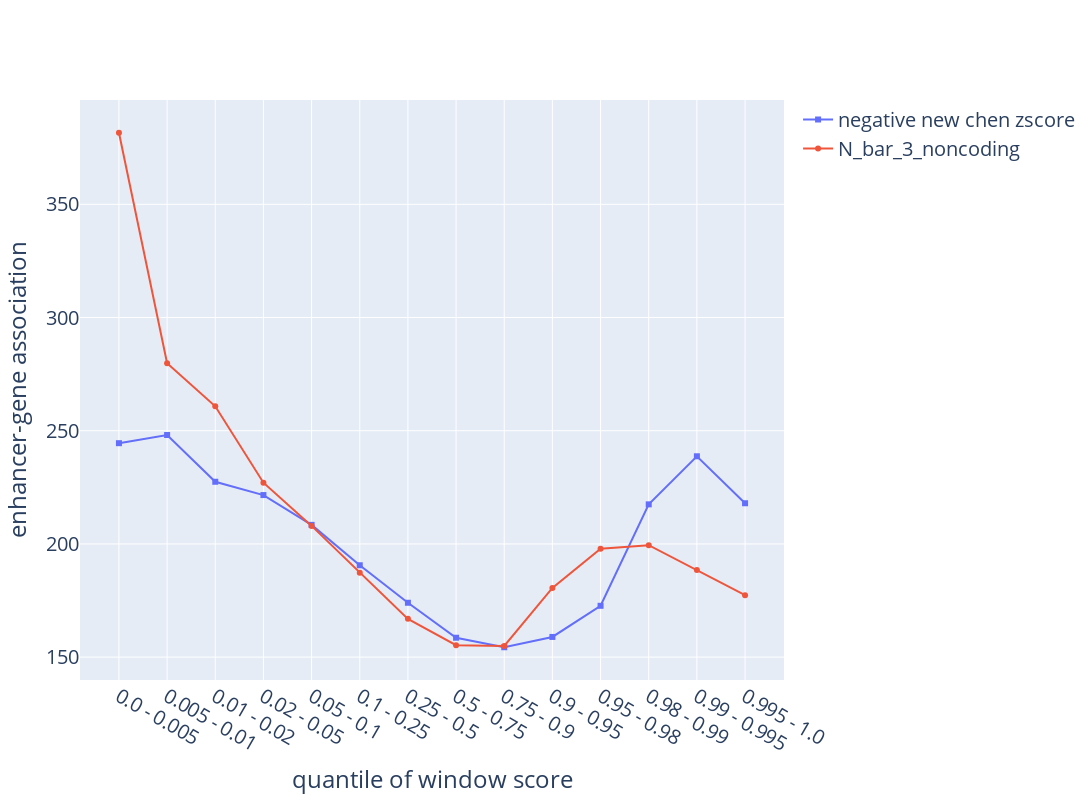

The cell this chart's notebook holds for it:
### Code cell
plot_enrichment(
    chen_mchale_zscores_features_noncoding, 
    y='optimal_enhancer_gene_association_score max', 
    ylabel='enhancer-gene association'
)

### Figure 1 — Plotly figure (JSON) as saved in the notebook; plotly's stock layout.template omitted (floating-point values rounded to 4 significant figures)
{"data": [{"hovertemplate": "%{text}", "marker": {"symbol": "square"}, "mode": "lines+markers", "name": "negative new chen zscore", "text": ["negative new chen zscore mean: -5.174585846252422<br>negative new chen zscore std: 0.7074479748078504<br>number of windows: 7643<br>", "negative new chen zscore mean: -4.2159381837204055<br>negative new chen zscore std: 0.1442776846318651<br>number of windows: 7643<br>", "negative new chen zscore mean: -3.706450278498741<br>negative new chen zscore std: 0.1468509830253984<br>number of windows: 15286<br>", "negative new chen zscore mean: -3.0740648734233416<br>negative new chen zscore std: 0.20136070414238103<br>number of windows: 45856<br>", "negative new chen zscore mean: -2.4468741780596304<br>negative new chen zscore std: 0.16790350084437314<br>number of windows: 76428<br>", "negative new chen zscore mean: -1.6533064005628921<br>negative new chen zscore std: 0.27297372778405693<br>number of windows: 229284<br>", "negative new chen zscore mean: -0.654120866594227<br>negative new chen zscore std: 0.3153419794405299<br>number of windows: 382140<br>", "negative new chen zscore mean: 0.4571635312665124<br>negative new chen zscore std: 0.34874262895842867<br>number of windows: 382140<br>", "negative new chen zscore mean: 1.6669695766784935<br>negative new chen zscore std: 0.3649746505047182<br>number of windows: 229284<br>", "negative new chen zscore mean: 2.8150003213822035<br>negative new chen zscore std: 0.27134325880610666<br>number of windows: 76428<br>", "negative new chen zscore mean: 3.9225172885701363<br>negative new chen zscore std: 0.39039098591063504<br>number of windows: 45856<br>", "negative new chen zscore mean: 5.245233101252732<br>negative new chen zscore std: 0.3274925226532812<br>number of windows: 15286<br>", "negative new chen zscore mean: 6.373835304727502<br>negative new chen zscore std: 0.30790407499766753<br>number of windows: 7643<br>", "negative new chen zscore mean: 8.040172108989584<br>negative new chen zscore std: 0.806648572134095<br>number of windows: 7643<br>"], "type": "scatter", "x": ["0.0 - 0.005", "0.005 - 0.01", "0.01 - 0.02", "0.02 - 0.05", "0.05 - 0.1", "0.1 - 0.25", "0.25 - 0.5", "0.5 - 0.75", "0.75 - 0.9", "0.9 - 0.95", "0.95 - 0.98", "0.98 - 0.99", "0.99 - 0.995", "0.995 - 1.0"], "y": [244.5, 248.1, 227.5, 221.6, 208.4, 190.6, 174.0, 158.6, 154.4, 158.9, 172.7, 217.5, 238.7, 218.0]}, {"hovertemplate": "%{text}", "marker": {"symbol": "circle"}, "mode": "lines+markers", "name": "N_bar_3_noncoding", "text": ["N_bar_3_noncoding mean: -4.8656137605161875<br>N_bar_3_noncoding std: 0.7481679737060338<br>number of windows: 7643<br>", "N_bar_3_noncoding mean: -4.066292024633301<br>N_bar_3_noncoding std: 0.10046122003190436<br>number of windows: 7643<br>", "N_bar_3_noncoding mean: -3.701777542423334<br>N_bar_3_noncoding std: 0.10734651089043447<br>number of windows: 15286<br>", "N_bar_3_noncoding mean: -3.215828021252798<br>N_bar_3_noncoding std: 0.1594808952651575<br>number of windows: 45856<br>", "N_bar_3_noncoding mean: -2.6901289358869085<br>N_bar_3_noncoding std: 0.14679645471963176<br>number of windows: 76428<br>", "N_bar_3_noncoding mean: -1.9678862730991906<br>N_bar_3_noncoding std: 0.25619594603999374<br>number of windows: 229284<br>", "N_bar_3_noncoding mean: -0.9906301373962754<br>N_bar_3_noncoding std: 0.3189196430058259<br>number of windows: 382140<br>", "N_bar_3_noncoding mean: 0.17252275247003737<br>N_bar_3_noncoding std: 0.37783177779912314<br>number of windows: 382140<br>", "N_bar_3_noncoding mean: 1.5608483313895878<br>N_bar_3_noncoding std: 0.4507399595568374<br>number of windows: 229284<br>", "N_bar_3_noncoding mean: 3.110208395327237<br>N_bar_3_noncoding std: 0.4132759499941197<br>number of windows: 76428<br>", "N_bar_3_noncoding mean: 4.925938867236032<br>N_bar_3_noncoding std: 0.6560219847918676<br>number of windows: 45856<br>", "N_bar_3_noncoding mean: 7.003687041378851<br>N_bar_3_noncoding std: 0.4785516105073061<br>number of windows: 15286<br>", "N_bar_3_noncoding mean: 8.584933084567242<br>N_bar_3_noncoding std: 0.4388848627290331<br>number of windows: 7643<br>", "N_bar_3_noncoding mean: 12.103917879462575<br>N_bar_3_noncoding std: 2.6794832651150693<br>number of windows: 7643<br>"], "type": "scatter", "x": ["0.0 - 0.005", "0.005 - 0.01", "0.01 - 0.02", "0.02 - 0.05", "0.05 - 0.1", "0.1 - 0.25", "0.25 - 0.5", "0.5 - 0.75", "0.75 - 0.9", "0.9 - 0.95", "0.95 - 0.98", "0.98 - 0.99", "0.99 - 0.995", "0.995 - 1.0"], "y": [381.6, 279.8, 260.8, 227.0, 208.0, 187.3, 166.9, 155.3, 154.9, 180.6, 197.8, 199.5, 188.5, 177.4]}], "layout": {"font": {"size": 20}, "height": 800, "width": 1600, "xaxis": {"title": {"text": "quantile of window score"}}, "yaxis": {"title": {"text": "enhancer-gene association"}}}}
